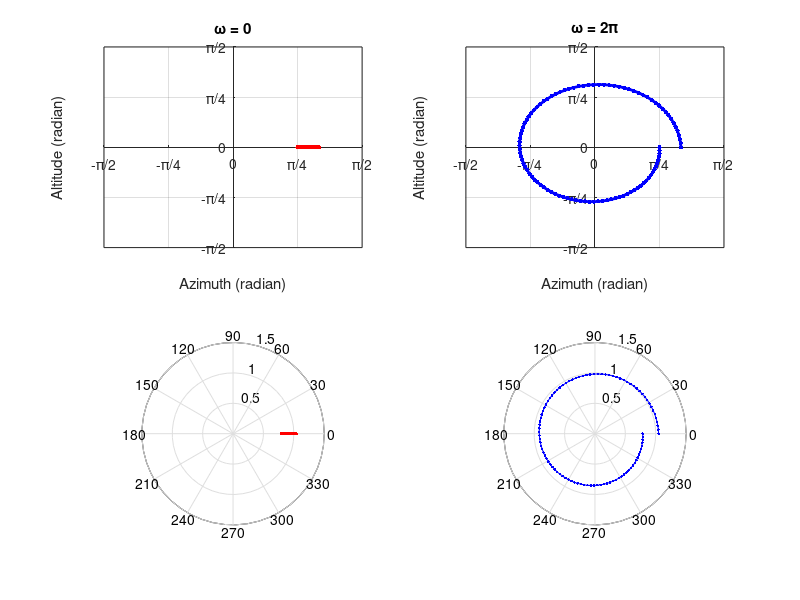
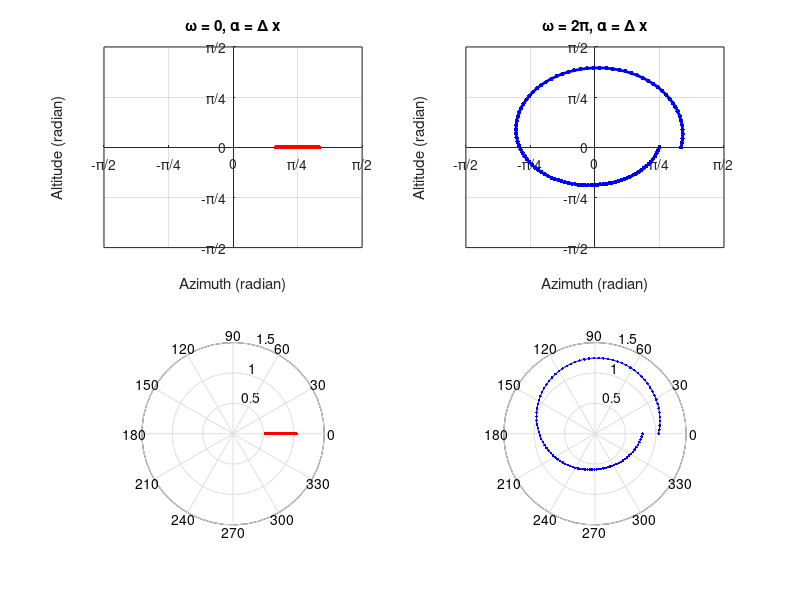

Here is the MATLAB script that generated these plots, in order:
%%%%%%%%%%%%%%%%%%%%%%%%%%%%%%%%%%%%%%%%%%%%%%%%%%%%%%%%%%%%%%%%%%%%%%%%%%%%
% Company:  HSSS Science
% Author:   Nghi Nguyen
% Website:  https://www.hsss.science/
% Repo:     https://github.com/NghiHsss/Hsss-Science-Public
% Release:  MIT License
% Date:     22 January 2023
% Version:  1.00
%
%   Program for converting Polar coordinate of celestial body into 2D Cartesian
%   FOV in radian form, and its concentric to travel vector
%
%   Cartesian (x,y) = to Polar 2D
%   https://www.mathworks.com/help/matlab/ref/cart2pol.html
%     [theta,rho] = cart2pol(x,y)
%     transforms corresponding elements of the two-dimensional Cartesian
%     coordinate arrays x and y into polar coordinates theta and rho.
%     theta = atan2(y,x)  angle between X to vector
%     rho   = sqrt(x.^2 + y.^2) distance vector 2D
%
%   Polar to Cartesian 2D
%   https://www.mathworks.com/help/matlab/ref/pol2cart.html
%     [x,y] = pol2cart(theta,rho)
%     transforms corresponding elements of the polar coordinate arrays
%     theta and rho to two-dimensional Cartesian, or xy, coordinates.
%%%%%%%%%%%%%%%%%%%%%%%%%%%%%%%%%%%%%%%%%%%%%%%%%%%%%%%%%%%%%%%%%%%%%%%%%%%%
clear all;
clc;

% Inputs for Traveling Speed 0.5C
beta = 0.5; % beta = v/c
gamma = 1/sqrt(1-beta^2); % Lorentz factor

%%%%%%%%%%%%%%%%%%%%%%%%%%%%%%%%%%%%%%%%%%%%%%
% \omega = 0
%%%%%%%%%%%%%%%%%%%%%%%%%%%%%%%%%%%%%%%%%%%%%%


% Inputs for Star References, in 2D Cartesian(azimuth, altitude)
s1_az = 45 * pi/180;  % deg to radian
s1_al = 0 * pi/180;

s1_freq = 700;  %%%% 700 nm (RED COLOR)

s2_az = 60 * pi/180;
s2_al = 0 * pi/180;

s2_freq = beta*s1_freq; %%% NOT SURE IF THIS CORRECT


% Create changes array
ds_az = linspace(s1_az, s2_az);
ds_al = linspace(s1_al, s2_al);

% Create Polar array
[ds_theta,ds_rho] = cart2pol(ds_az,ds_al);

% Plot output for 2D FOV
figure(1)
subplot(2,2,1); plot(ds_az, ds_al, 'r.-', 'LineWIdth', 2, 'MarkerSize', 10);
axis([-pi/2 pi/2 -pi/2 pi/2]);
set(gca, 'XAxisLocation', 'origin');
set(gca, 'YAxisLocation', 'origin');

xticks([-pi/2 -pi/4 0 pi/4 pi/2]);
xticklabels({'-\pi/2','-\pi/4','0','\pi/4','\pi/2'});
yticks([-pi/2 -pi/4 0 pi/4 pi/2]);
yticklabels({'-\pi/2','-\pi/4','0','\pi/4','\pi/2'});

grid on;
xlabel('Azimuth (radian)');
ylabel('Altitude (radian)');
title('\omega = 0');

%%%%%%%%%%%%%%%%%%%%%%%%%%%%%%%%%%%%%%%%%%%%%%
% \omega = 2*pi
%%%%%%%%%%%%%%%%%%%%%%%%%%%%%%%%%%%%%%%%%%%%%%
[theta_s1,rho_s1] = cart2pol(s1_az,s1_al); % convert to Polar form
[theta_s2,rho_s2] = cart2pol(s2_az,s2_al);

% Create changes array in polar
dw_theta = linspace(0, -2*pi);    % add rotation for 2pi rate
dw_rho = linspace(rho_s1,rho_s2); % change distance from s1 to s2 in polar form

[dw_az,dw_al] = pol2cart(dw_theta,dw_rho); % convert to Cartesian 2D

% Plot output for 2D FOV with omega rate = 2pi
subplot(2,2,2); plot(dw_az, dw_al, 'b.-', 'LineWIdth', 2, 'MarkerSize', 10);
axis([-pi/2 pi/2 -pi/2 pi/2]);
set(gca, 'XAxisLocation', 'origin');
set(gca, 'YAxisLocation', 'origin');

xticks([-pi/2 -pi/4 0 pi/4 pi/2]);
xticklabels({'-\pi/2','-\pi/4','0','\pi/4','\pi/2'});
yticks([-pi/2 -pi/4 0 pi/4 pi/2]);
yticklabels({'-\pi/2','-\pi/4','0','\pi/4','\pi/2'});

grid on;
xlabel('Azimuth (radian)');
ylabel('Altitude (radian)');
title('\omega = 2\pi');

%% Plot Polar
subplot(2,2,3); polar(ds_theta,ds_rho, 'r.-');
subplot(2,2,4); polar(dw_theta,dw_rho, 'b.-');

%%%%%%%%%%%%%%%%%%%%%%%%%%%%%%%%%%%%%%%%%%%%%%
% \omega = 0, \apha = \delta x
%%%%%%%%%%%%%%%%%%%%%%%%%%%%%%%%%%%%%%%%%%%%%%
% Create changes array in polar
da_theta = linspace(0, 0);  % no omega rotation
r = beta * (rho_s2-rho_s1); % distance linear by beta speed
da_rho = rho_s1 - sin(linspace(0,2*pi))*2*r; % change distance from s1 to s2 in polar form

[da_az,da_al] = pol2cart(da_theta,da_rho); % convert to Cartesian 2D

% Plot output for 2D FOV
figure(2)
subplot(2,2,1); plot(da_az, da_al, 'r.-', 'LineWIdth', 2, 'MarkerSize', 10);
axis([-pi/2 pi/2 -pi/2 pi/2]);
set(gca, 'XAxisLocation', 'origin');
set(gca, 'YAxisLocation', 'origin');

xticks([-pi/2 -pi/4 0 pi/4 pi/2]);
xticklabels({'-\pi/2','-\pi/4','0','\pi/4','\pi/2'});
yticks([-pi/2 -pi/4 0 pi/4 pi/2]);
yticklabels({'-\pi/2','-\pi/4','0','\pi/4','\pi/2'});

grid on;
xlabel('Azimuth (radian)');
ylabel('Altitude (radian)');
title('\omega = 0, \alpha = \Delta x');

%%%%%%%%%%%%%%%%%%%%%%%%%%%%%%%%%%%%%%%%%%%%%%
% \omega = 2*pi, \alpha = \delta x
%%%%%%%%%%%%%%%%%%%%%%%%%%%%%%%%%%%%%%%%%%%%%%
[theta_s1,rho_s1] = cart2pol(s1_az,s1_al); % convert to Polar form
[theta_s2,rho_s2] = cart2pol(s2_az,s2_al);

% Create changes array in polar
dwa_theta = linspace(0, -2*pi);    % add rotation for 2pi rate
dwa_rho = da_rho + linspace(0,rho_s2-rho_s1);

[dwa_az,dwa_al] = pol2cart(dwa_theta,dwa_rho); % convert to Cartesian 2D

% Plot output for 2D FOV with omega rate = 2pi
subplot(2,2,2); plot(dwa_az, dwa_al, 'b.-', 'LineWIdth', 2, 'MarkerSize', 10);
axis([-pi/2 pi/2 -pi/2 pi/2]);
set(gca, 'XAxisLocation', 'origin');
set(gca, 'YAxisLocation', 'origin');

xticks([-pi/2 -pi/4 0 pi/4 pi/2]);
xticklabels({'-\pi/2','-\pi/4','0','\pi/4','\pi/2'});
yticks([-pi/2 -pi/4 0 pi/4 pi/2]);
yticklabels({'-\pi/2','-\pi/4','0','\pi/4','\pi/2'});

grid on;
xlabel('Azimuth (radian)');
ylabel('Altitude (radian)');
title('\omega = 2\pi, \alpha = \Delta x');

% Plot output on Polar 2D
subplot(2,2,3); polar(da_theta,da_rho, 'r.-');
subplot(2,2,4); polar(dwa_theta,dwa_rho, 'b.-');



